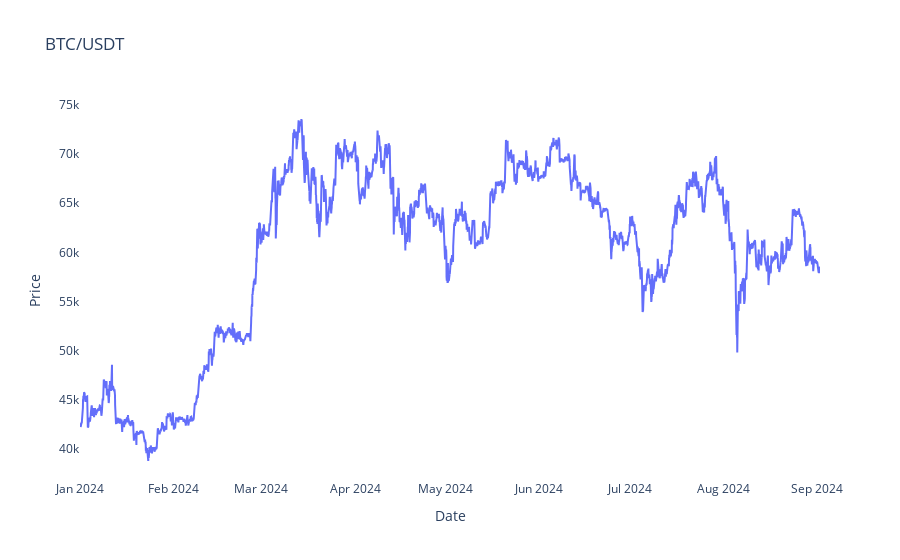

The code cell stored with this chart in its notebook:
### Code cell
import plotly.graph_objects as go

fig = go.Figure([go.Scatter(x=df['date'], y=df['close'], mode='lines')])
fig.update_layout(plot_bgcolor='white', 
                  xaxis_title='Date',
                  yaxis_title='Price',
                  title="BTC/USDT")
fig.show()

### Figure 1 — Plotly figure (JSON) as saved in the notebook; plotly's stock layout.template omitted (floating-point values rounded to 4 significant figures; data arrays with more than 128 entries replaced by an {"elided": "..."} marker saying what was removed)
{"data": [{"mode": "lines", "x": {"elided": "5878 str values"}, "y": {"elided": "5878 float values"}, "type": "scatter"}], "layout": {"plot_bgcolor": "white", "xaxis": {"title": {"text": "Date"}}, "yaxis": {"title": {"text": "Price"}}, "title": {"text": "BTC/USDT"}}}
